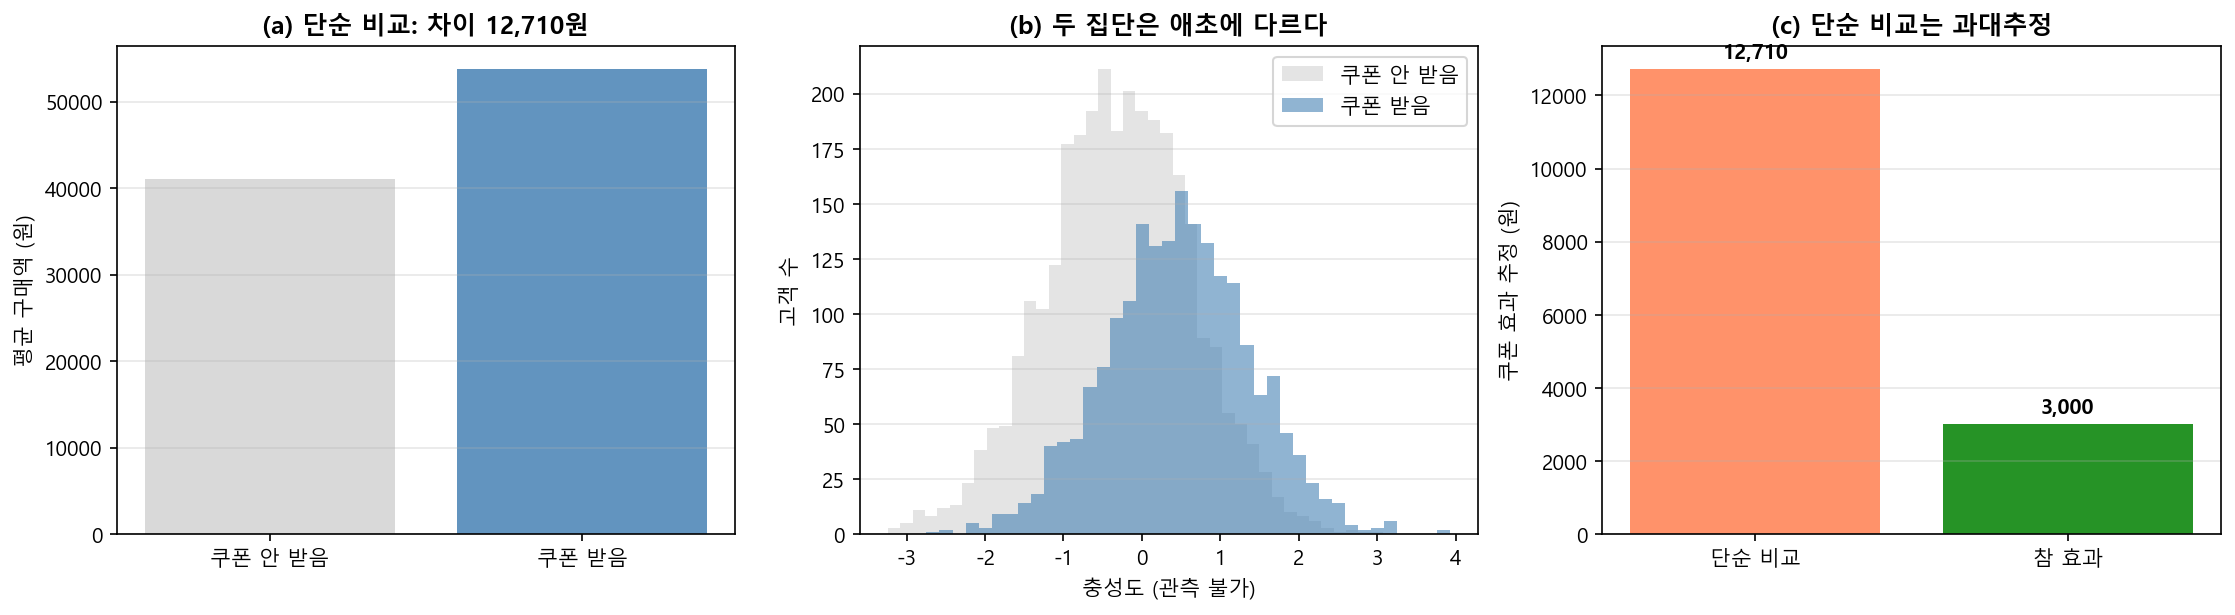

Python code for this plot:
"""
제1장 실습 2: 예측과 인과는 다른 질문에 답한다
================================================

목적: 잘 맞히는 예측 모형이 "무엇을 해야 하는가"에는 답하지 못한다는 것을 숫자로 확인한다.

상황: 온라인 쇼핑몰이 일부 고객에게 할인 쿠폰을 보냈다.
      쿠폰을 받은 고객의 구매액이 훨씬 높다. 쿠폰 덕분인가?

데이터는 이 스크립트가 직접 만든다. 참 효과를 알고 있어야
추정값이 맞았는지 틀렸는지 확인할 수 있기 때문이다.

저자: AI 기반 정책분석방법론
날짜: 2026-08-17
"""

# == RESULTS LOG (auto): 콘솔 출력과 그림을 results/ 에 저장 ==
import sys as _sys
from pathlib import Path as _Path

_results_dir = _Path(__file__).resolve().parent.parent / "results"
_results_dir.mkdir(exist_ok=True)

class _Tee:
    def __init__(self, *streams):
        self._streams = streams
    def write(self, data):
        for _s in self._streams:
            _s.write(data)
            _s.flush()
    def flush(self):
        for _s in self._streams:
            _s.flush()

_sys.stdout = _Tee(_sys.stdout, open(_results_dir / (_Path(__file__).stem + ".log"), "w", encoding="utf-8"))

# 그림 저장을 results/ 로 돌린다 (강의자료용 diagrams/ 경로는 그대로 둔다)
try:
    from matplotlib.figure import Figure as _Fig
    if not getattr(_Fig, "_results_patched", False):
        _orig_savefig = _Fig.savefig
        def _savefig_to_results(self, fname, *a, **k):
            try:
                _p = _Path(fname)
                if "diagrams" not in [s.lower() for s in _p.parts]:
                    fname = _results_dir / _p.name
                    print(f"[그림 저장 → {fname}]")
            except TypeError:
                pass
            return _orig_savefig(self, fname, *a, **k)
        _Fig.savefig = _savefig_to_results
        _Fig._results_patched = True
except ImportError:
    pass
# == /RESULTS LOG ==


import os
import numpy as np
import pandas as pd
from scipy.special import expit
from sklearn.ensemble import RandomForestRegressor
from sklearn.model_selection import train_test_split
from sklearn.metrics import r2_score
import matplotlib
matplotlib.use('Agg')
import matplotlib.pyplot as plt

plt.rcParams['font.family'] = 'Malgun Gothic'
plt.rcParams['axes.unicode_minus'] = False

np.random.seed(42)
base_path = os.path.dirname(os.path.abspath(__file__))

print("=" * 78)
print("예측과 인과는 다른 질문에 답한다")
print("=" * 78)

# ---------------------------------------------------------------------------
# 1. 데이터 만들기
# ---------------------------------------------------------------------------
print("\n[1단계] 데이터 만들기")
print("-" * 78)

n = 5000

# 관측되지 않는 원인: 이 쇼핑몰에 대한 애착(충성도)
loyalty = np.random.normal(0, 1, n)

# 관측되는 변수
age = np.random.normal(38, 10, n)
months = np.random.poisson(24, n)                       # 가입 기간(개월)
app_open = np.round(8 + 6 * loyalty + np.random.normal(0, 2, n)).clip(0)  # 월 앱 접속 횟수

# 쿠폰 수령 여부: 앱을 자주 여는 고객이 쿠폰을 더 잘 받는다
coupon_prob = expit(-0.5 + 0.9 * loyalty + 0.01 * (age - 38))
coupon = np.random.binomial(1, coupon_prob)

# 구매액: 쿠폰의 참 효과는 3,000원이다
TRUE_EFFECT = 3000
purchase = (40000
            + TRUE_EFFECT * coupon
            + 12000 * loyalty
            + 200 * months
            + 150 * (age - 38)
            + np.random.normal(0, 8000, n))

df = pd.DataFrame({
    'purchase': purchase.round(0),
    'coupon': coupon,
    'age': age.round(1),
    'months': months,
    'app_open': app_open,
    'loyalty': loyalty.round(3),      # 실제로는 관측 불가. 확인용으로만 저장한다
})
df.to_csv(os.path.join(base_path, '../data/1-2-coupon-observational.csv'),
          index=False, encoding='utf-8-sig')

print(f"고객 수: {n:,}명")
print(f"쿠폰 수령률: {coupon.mean():.1%}")
print(f"쿠폰의 참 효과: {TRUE_EFFECT:,}원  (데이터를 만들 때 넣은 값)")
print("관측되는 변수: 구매액, 쿠폰 수령 여부, 나이, 가입기간, 월 앱 접속 횟수")
print("관측되지 않는 변수: 충성도")

# ---------------------------------------------------------------------------
# 2. 단순 비교
# ---------------------------------------------------------------------------
print("\n[2단계] 쿠폰 받은 고객과 안 받은 고객을 그냥 비교하면")
print("-" * 78)

mean_yes = df.loc[df.coupon == 1, 'purchase'].mean()
mean_no = df.loc[df.coupon == 0, 'purchase'].mean()
naive_gap = mean_yes - mean_no

print(f"쿠폰 받은 고객 평균 구매액:   {mean_yes:>10,.0f}원  (n={int(coupon.sum()):,})")
print(f"쿠폰 안 받은 고객 평균 구매액: {mean_no:>10,.0f}원  (n={int(n-coupon.sum()):,})")
print(f"차이:                        {naive_gap:>10,.0f}원")
print(f"\n참 효과 {TRUE_EFFECT:,}원의 {naive_gap/TRUE_EFFECT:.1f}배로 부풀려졌다.")

# ---------------------------------------------------------------------------
# 3. 예측 모형
# ---------------------------------------------------------------------------
print("\n[3단계] 예측 모형을 학습시키면")
print("-" * 78)

X = df[['coupon', 'age', 'months', 'app_open']]
y = df['purchase']
X_tr, X_te, y_tr, y_te = train_test_split(X, y, test_size=0.3, random_state=42)

rf = RandomForestRegressor(n_estimators=200, random_state=42, n_jobs=-1)
rf.fit(X_tr, y_tr)
r2 = r2_score(y_te, rf.predict(X_te))

print(f"테스트셋 결정계수(R²): {r2:.3f}")
print("구매액을 상당히 잘 맞힌다.")

print("\n변수 중요도:")
imp = pd.Series(rf.feature_importances_, index=X.columns).sort_values(ascending=False)
names = {'coupon': '쿠폰 수령', 'age': '나이', 'months': '가입기간', 'app_open': '앱 접속'}
for k, v in imp.items():
    print(f"  {names[k]:<8} {v:.3f}")

print("\n예측 모형이 답하는 질문: '이 고객이 얼마를 살 것인가'")
print("예측 모형이 답하지 못하는 질문: '쿠폰을 보내면 얼마가 늘어나는가'")

# ---------------------------------------------------------------------------
# 4. 왜 어긋났는가
# ---------------------------------------------------------------------------
print("\n[4단계] 왜 어긋났는가")
print("-" * 78)

loy_yes = df.loc[df.coupon == 1, 'loyalty'].mean()
loy_no = df.loc[df.coupon == 0, 'loyalty'].mean()
app_yes = df.loc[df.coupon == 1, 'app_open'].mean()
app_no = df.loc[df.coupon == 0, 'app_open'].mean()

print("두 집단은 쿠폰 말고도 다른 점이 있다.")
print(f"  충성도 평균     쿠폰 받음 {loy_yes:>6.2f}  vs  안 받음 {loy_no:>6.2f}")
print(f"  월 앱 접속 횟수  쿠폰 받음 {app_yes:>6.1f}  vs  안 받음 {app_no:>6.1f}")
print("\n쿠폰을 받은 고객은 원래부터 이 쇼핑몰을 자주 쓰던 고객이다.")
print(f"단순 비교값 {naive_gap:,.0f}원 안에는 쿠폰 효과와 충성도 차이가 섞여 있다.")

# ---------------------------------------------------------------------------
# 5. 시각화
# ---------------------------------------------------------------------------
print("\n[5단계] 시각화")
print("-" * 78)

fig, axes = plt.subplots(1, 3, figsize=(15, 4.2))

ax = axes[0]
ax.bar([0, 1], [mean_no, mean_yes], color=['lightgray', 'steelblue'], alpha=0.85)
ax.set_xticks([0, 1])
ax.set_xticklabels(['쿠폰 안 받음', '쿠폰 받음'])
ax.set_ylabel('평균 구매액 (원)')
ax.set_title(f'(a) 단순 비교: 차이 {naive_gap:,.0f}원', fontsize=12, fontweight='bold')
ax.grid(alpha=0.3, axis='y')

ax = axes[1]
ax.hist(df.loc[df.coupon == 0, 'loyalty'], bins=40, alpha=0.6,
        label='쿠폰 안 받음', color='lightgray')
ax.hist(df.loc[df.coupon == 1, 'loyalty'], bins=40, alpha=0.6,
        label='쿠폰 받음', color='steelblue')
ax.set_xlabel('충성도 (관측 불가)')
ax.set_ylabel('고객 수')
ax.set_title('(b) 두 집단은 애초에 다르다', fontsize=12, fontweight='bold')
ax.legend()
ax.grid(alpha=0.3, axis='y')

ax = axes[2]
ax.bar([0, 1], [naive_gap, TRUE_EFFECT], color=['coral', 'green'], alpha=0.85)
ax.set_xticks([0, 1])
ax.set_xticklabels(['단순 비교', '참 효과'])
ax.set_ylabel('쿠폰 효과 추정 (원)')
ax.set_title('(c) 단순 비교는 과대추정', fontsize=12, fontweight='bold')
for i, v in enumerate([naive_gap, TRUE_EFFECT]):
    ax.text(i, v + 300, f'{v:,.0f}', ha='center', fontweight='bold')
ax.grid(alpha=0.3, axis='y')

plt.tight_layout()
plt.savefig(os.path.join(base_path, '1-2-prediction-vs-causation.png'),
            dpi=150, bbox_inches='tight')
print("그래프 저장: 1-2-prediction-vs-causation.png")

print("\n" + "=" * 78)
print("요약")
print("=" * 78)
print(f"예측 성능 R² = {r2:.3f} 으로 구매액은 잘 맞힌다")
print(f"그런데 쿠폰 효과는 {naive_gap:,.0f}원으로 나와, 참값 {TRUE_EFFECT:,}원의 "
      f"{naive_gap/TRUE_EFFECT:.1f}배다")
print("잘 맞히는 모형과 옳은 개입 판단은 별개다")
print("=" * 78)
